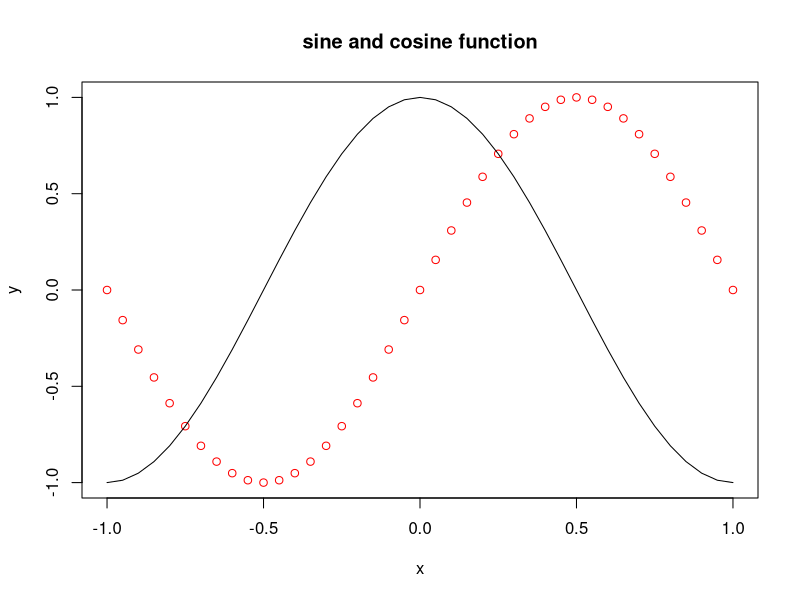

R code for this plot:
 # Sine and cosine functions with r

x <- seq(-1,1, 0.05) # argument of the function
y <- sin(x*pi) 
z <- cos(x*pi)
plot(x,y,col = "red",title("sine and cosine function"))
lines(x,z, color = "blue")

